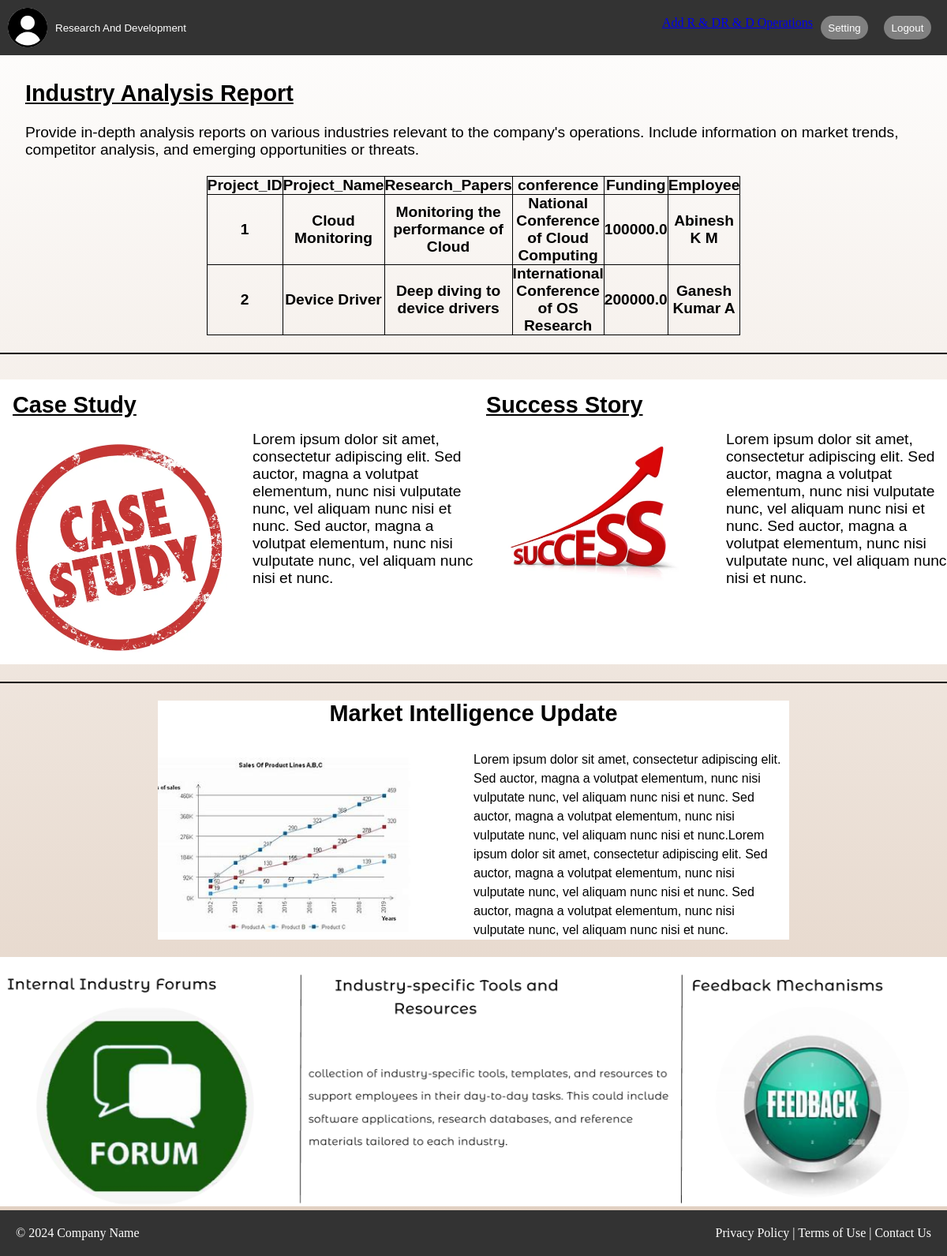
/rnd/, run on the app's committed database.
### DBSApp/models.py (models this page shows, shortened)
class ResearchPaper(models.Model):
    project_id=models.IntegerField(primary_key=True)
    project_name = models.CharField(max_length=50)
    Research_Papers = models.CharField(max_length=50)
    conference = models.CharField(max_length=50)
    funding =models.FloatField()
    empid=models.ForeignKey(Employee, on_delete=models.SET_NULL,null=True)

class Employee(models.Model):
    empid = models.IntegerField(primary_key=True)
    name = models.CharField(max_length=50)
    department = models.CharField(max_length=50)
    role = models.CharField(max_length=50)
    hrid=models.ForeignKey(HR,on_delete=models.SET_NULL,null=True)
    def __str__(self):
        return self.name

### DBSPro/views.py (the view)
# urls.py: path('rnd/',views.rnd,name='rnd'),
def rnd(request):
    rnddata=ResearchPaper.objects.all()
    rndcontext={
        'rnddata':rnddata,
    }
    return render(request,'rnd.html',rndcontext)

### templates/rnd.html (shortened to what this page needs)
{% load static %}
<!DOCTYPE html>
<html>
    <head>
        <link rel="stylesheet" href="{% static 'css/rnd.css' %}">
    </head>
    <body>
        <header>
            <div class="left">
              <img src="{% static 'images/prof.jpg'%}" alt="Profile Picture" class="profile-pic">
              <div class="dropdown">
                <button class="dropdown-button">Research And Development</button>
              </div>
            </div>
            <div class="right">
              <a href="{% url 'addrnd' %}">Add R & D</a>
              <a href="{% url 'rnd_list' %}">R & D Operations</a>
              <button class="setting-button">Setting</button>
              <button class="logout-button">Logout</button>
            </div>
          </header>
          <main>
            <div class="first">
            <h2>Industry Analysis Report</h2><br>
            <p>Provide in-depth analysis reports on various industries relevant to the company's operations. Include information on market trends, competitor analysis, and emerging opportunities or threats.</p></div>
            <br>
            <table style="width:640px; margin:auto; border: 1px solid black; border-collapse: collapse;">
              <tr>
                <th style="border: 1px solid black;">Project_ID</th>
                <th style="border: 1px solid black;">Project_Name</th>
                <th style="border: 1px solid black;">Research_Papers</th>
                <th style="border: 1px solid black;">conference</th>
                <th style="border: 1px solid black;">Funding</th>
                <th style="border: 1px solid black;">Employee</th>
              </tr>
              {%for i in rnddata%}
              <tr>
                <th style="border: 1px solid black;">{{i.project_id}}</th>
                <th style="border: 1px solid black;">{{i.project_name}}</th>
                <th style="border: 1px solid black;">{{i.Research_Papers}}</th>
                <th style="border: 1px solid black;">{{i.conference}}</th>
                <th style="border: 1px solid black;">{{i.funding}}</th>
                <th style="border: 1px solid black;">{{i.empid}}</th>
              </tr>
              {% endfor %}
            </table>
              <br>
            <hr color="black" size="3px">
            <div class="con">
            <div class="case-study">
                <h2>Case Study</h2>
                <div class="case-study-content">
                  <img src="{%static 'images/cs.jpg'%}" alt="Image">
                  <div class="case-study-text">
                    <p>Lorem ipsum dolor sit amet, consectetur adipiscing elit. Sed auctor, magna a volutpat elementum, nunc nisi vulputate nunc, vel aliquam nunc nisi et nunc. Sed auctor, magna a volutpat elementum, nunc nisi vulputate nunc, vel aliquam nunc nisi et nunc.</p>
                  </div>
                </div>
            </div>
            <div class="case-study">
                <h2>Success Story</h2>
                <div class="case-study-content">
                  <img src="{%static 'images/success.jpg'%}" alt="Image">
                  <div class="case-study-text">
                    <p>Lorem ipsum dolor sit amet, consectetur adipiscing elit. Sed auctor, magna a volutpat elementum, nunc nisi vulputate nunc, vel aliquam nunc nisi et nunc. Sed auctor, magna a volutpat elementum, nunc nisi vulputate nunc, vel aliquam nunc nisi et nunc.</p>
                  </div>
                </div>
            </div>
            </div>
            <br>
            <hr color="black" size="3px">
            <br>
            <div class="cs-container">
                <h2 class="cs-heading">Market Intelligence Update</h2>
                <div class="cs-content">
                  <img src="{%static 'images/download (1).jpg'%}" alt="Image" width="1000px" height="1000px">
                  <div class="cs-text">
                    <p>Lorem ipsum dolor sit amet, consectetur adipiscing elit. Sed auctor, magna a volutpat elementum, nunc nisi vulputate nunc, vel aliquam nunc nisi et nunc. Sed auctor, magna a volutpat elementum, nunc nisi vulputate nunc, vel aliquam nunc nisi et nunc.Lorem ipsum dolor sit amet, consectetur adipiscing elit. Sed auctor, magna a volutpat elementum, nunc nisi vulputate nunc, vel aliquam nunc nisi et nunc. Sed auctor, magna a volutpat elementum, nunc nisi vulputate nunc, vel aliquam nunc nisi et nunc.</p>
                  </div>
                </div>
              </div>
              <br>
              <img src="{%static 'images/footer.png'%}" width="100%">
          </main>
          <footer>
            <div class="footer-content">
              <div class="footer-left">
                <p>&copy; 2024 Company Name</p>
              </div>
              <div class="footer-right">
                <p>Privacy Policy | Terms of Use | Contact Us</p>
              </div>
            </div>
          </footer>
    </body>
</html>

### static/css/rnd.css (style rules this page uses)
* { margin: 0; padding: 0; box-sizing: border-box; }
header { display: flex; justify-content: space-between; align-items: center; background-color: #333; color: white; padding: 10px; }
.left { display: flex; align-items: center; }
.profile-pic { width: 50px; height: 50px; border-radius: 50%; margin-right: 10px; }
.dropdown { position: relative; display: inline-block; }
.dropdown-button { background-color: transparent; color: white; border: none; cursor: pointer; }
.right { display: flex; }
.setting-button, .logout-button { background-color: grey; color: white; border: none; cursor: pointer; margin: 0 10px; width: 60px; height: 30px; border-color: none; border-radius: 50px; }
main { font-family:Verdana, Geneva, Tahoma, sans-serif; font-size: larger; background-image: linear-gradient(#FDFCFB, #E2D1C3); min-height: 1000px; }
.first { padding-left: 2rem; padding-top: 2rem; }
.first h2 { text-decoration: underline; }
.con { display: flex; justify-content: space-around; }
.case-study { margin-top: 2rem; background-color: white; width: 600px; }
.case-study h2 { padding: 1rem; text-decoration: underline; }
.case-study-content { display: flex; }
.case-study-content img { width: 300px; height: auto; }
.case-study-text { margin-left: 20px; }
.cs-container { width: 800px; margin: 0 auto; background-color: white; }
.cs-heading { text-align: center; margin-bottom: 30px; }
.cs-content { display: flex; align-items: center; justify-content: space-between; }
.cs-content img { width: 40%; height: auto; }
.cs-text { width: 50%; }
.cs-text p { font-size: 16px; line-height: 1.5; }
footer { background-color: #333; color: #fff; padding: 20px; display: flex; justify-content: space-between; align-items: center; }
.footer-content { display: flex; justify-content: space-between; align-items: center; width: 100%; max-width: 1200px; margin: 0 auto; }
.footer-left { display: flex; align-items: center; }
.footer-right { display: flex; align-items: center; }

### data on the page
ResearchPaper: project_id "1", project_name "Cloud Monitoring", Research_Papers "Monitoring the performance of Cloud", conference "National Conference of Cloud Computing", funding "100000.0", empid "Abinesh K M"
ResearchPaper: project_id "2", project_name "Device Driver", Research_Papers "Deep diving to device drivers", conference "International Conference of OS Research", funding "200000.0", empid "Ganesh Kumar A"
